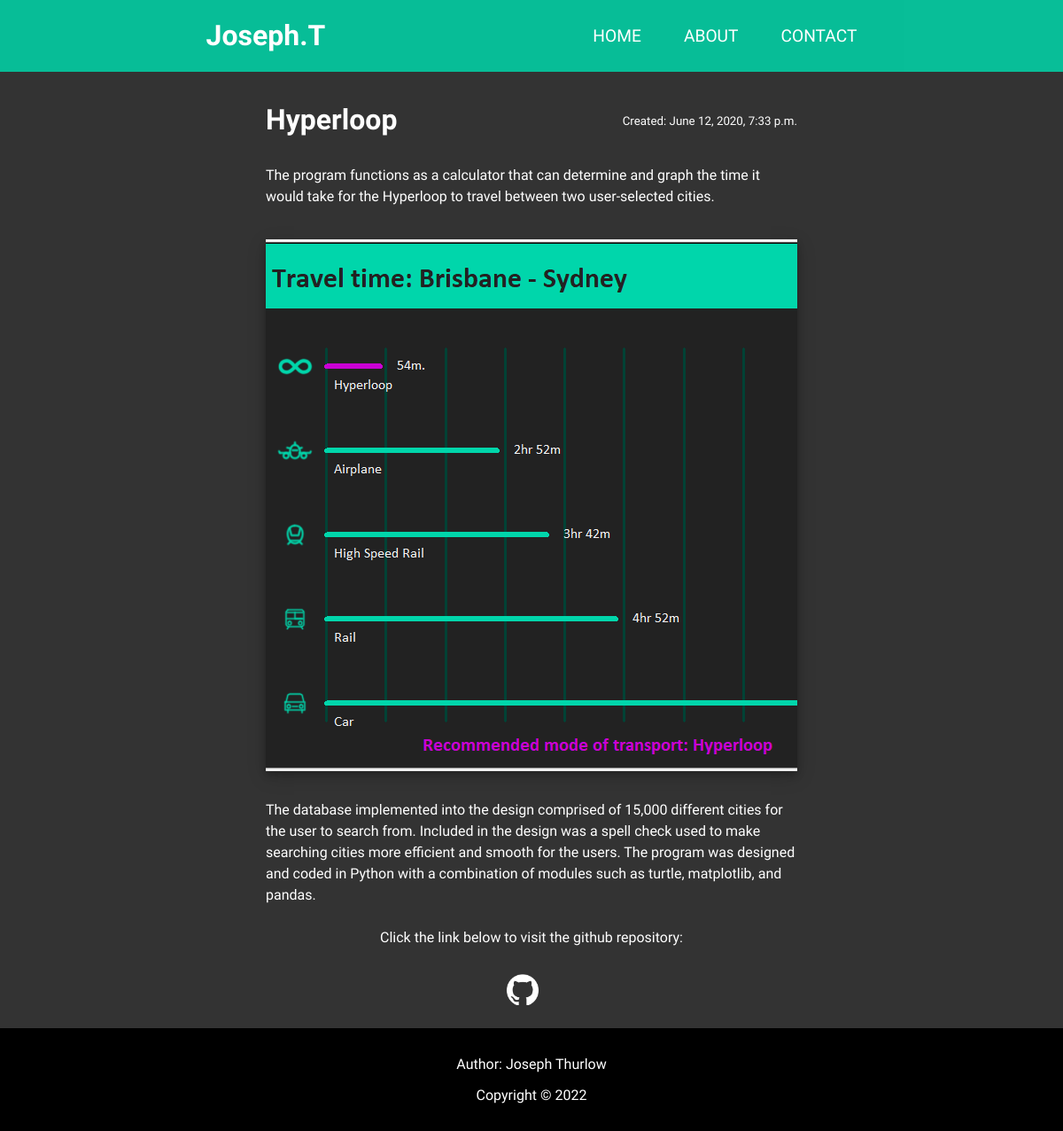
Page /portfolio/2/ on the committed database.
### portfolio/models.py (models this page shows, shortened)
class PortfolioItem(models.Model):
    item_title = models.CharField(max_length=200)
    item_date = models.DateTimeField('date published')
    item_hits = models.IntegerField(default=0)
    item_summary = models.TextField('summary', default="There is no summary currently. Sorry!")
    item_img_id = models.CharField(max_length=150)
    item_git_link = models.CharField(max_length=100, null=True)
    item_details = models.TextField('details', default="There are no details currently. Sorry!")

### portfolio/views.py (the view)
# urls.py: path('<int:item_id>/', views.detail, name='detail'),
def detail(request, item_id):
    try:
        item = PortfolioItem.objects.get(pk=item_id)
        template = loader.get_template('portfolio/details.html')
        context = {
            'item': item,
        }
    except PortfolioItem.DoesNotExist:
        raise Http404("Item does not exist")
    return HttpResponse(template.render(context, request))

### portfolio/templates/portfolio/details.html (shortened to what this page needs)
<!DOCTYPE html>
<html lang="en">
    <head>
      {% load static %}
      <link rel="stylesheet" type="text/css" href="{% static 'styles/styles.css' %}" />
    </head>
  <body>
    <header>
      <h1 class="logo">Joseph.T</h1>
      <nav>
        <ul>
          <li><a href="/portfolio/#home">Home</a></li>
          <li><a href="/portfolio/#about">About</a></li>
          <li><a href="/portfolio/#contact">Contact</a></li>
        </ul>
      </nav>
    </header>
    <div class="main">
      <div class="detail-container">
        <div class="detail-display">
          <div class="detail-title">
            <p style="text-align: left; font-size: 2em; margin-top: 0.5em; margin-bottom: 0.5em;">
              <b>
              {{ item.item_title }}
              </b>
            </p>
            <div style="text-align: right;">
              <small>Created: {{ item.item_date }}</small>
            </div>
          </div>
          <div class="detail-text-block summary-text-block">
            <p>{{ item.item_summary }}</p>
          </div>
          <img class= "detail-image" src="{% static 'images/portfolioitems/'|add:item.item_img_id|add:'.png' %}"/>
          <div class="detail-text-block" style="padding-top: 2em;">{{ item.item_details |safe }}</div>
          <p>Click the link below to visit the github repository:</p>
          <div class="github-link-block">
            <img class="github-logo" src="{% static 'images/links/github-mark/github-mark-white.png' %}"/>
            <a href="{{ item.item_git_link }}">
              <span class="link-spanner"></span>
            </a>
          </div>
        </div>
      </div>
    </div>
    <div class="footer-container">
      <p class="footer">Author: Joseph Thurlow</p>
      <p class="footer">Copyright &copy 2022</p>
    </div>
  </body>
</html>

### portfolio/static/styles/styles.css (style rules this page uses)
:root { --teal: rgba(0, 214, 170, .85); }
a { color: inherit; text-decoration: inherit; }
body { margin: 0; background: black; font-family: 'Work Sans', sans-serif; font-weight: 400; background-color: #333; background-blend-mode: multiply; background-size: cover; }
.main { padding-top: 100px; padding-left: 2em; padding-right: 2em; max-width: 1000px; margin: auto; color: white; }
img { max-width: 100%; display: block; }
.footer-container { text-align: center; color: white; background: black; padding: 15px; display: block; }
header { background: var(--teal); text-align: center; position: fixed; color: white; z-index: 999; width: 100%; }
nav { position: absolute; text-align: left; top: 100%; left: 0; background: var(--teal); width: 100%; transform: scale(1, 0); transform-origin: top; transition: transform 400ms ease-in-out; }
nav ul { margin: 0; padding: 0; list-style: none; }
nav li { margin-bottom: 1em; margin-left: 1em; }
nav a { color: white; text-decoration: none; font-size: 1.2rem; text-transform: uppercase; opacity: 0; transition: opacity 150ms ease-in-out; }
@media screen and (min-width: 800px) { header { display: grid; grid-template-columns: 1fr auto minmax(600px, 1fr) 1fr; } }
@media screen and (min-width: 800px) { .logo { grid-column: 2/3; color: white; } }
@media screen and (min-width: 800px) { nav { all: unset; grid-column: 3/4; display: flex; justify-content: flex-end; align-items: center; } }
@media screen and (min-width: 800px) { nav ul { display: flex; } }
@media screen and (min-width: 800px) { nav a { opacity: 1; } }
@media screen and (min-width: 800px) { nav li { margin-left: 3em; margin-bottom: 0; } }
.detail-container { display: flex; justify-content: center; }
.detail-display { display: inline-block; text-align: center; max-width: 600px; padding-bottom: 10px; }
.detail-title { display: grid; align-items: center; grid-template-columns: 1fr 1fr; column-gap: 5px; }
.detail-image { max-width: 100%; height: auto; width: auto\9; box-shadow: 0 4px 8px 0 rgba(0, 0, 0, 0.2), 0 6px 20px 0 rgba(0, 0, 0, 0.19); }
.github-link-block { position: relative; display: flex; gap: 10px; align-items: center; justify-content: center; padding-top: 1em; padding-bottom: 1em; z-index: 998; }
.link-spanner { position:absolute; width:100%; height:100%; top:0; left: 0; z-index: 999; }
.github-logo { height: 35px; width: auto; }
.detail-text-block { text-align: left; line-height: 1.5; padding-bottom: 10px; }
.summary-text-block { padding-bottom: 20px; }

### rows in the picture
PortfolioItem: item_title "Hyperloop", item_date "June 12, 2020, 7:33 p.m.", item_summary "The program functions as a calculator that can determine and graph the time it would take for the Hyperloop to travel between two user-selected cities.", item_img (picture), item_details "The database implemented into the design comprised of 15,000 different cities for the user to search from. Included in the design was a spell check used to make searching cities more efficient and smooth for the users. The program was designed and coded in Python with a combination of modules such as turtle, matplotlib, and pandas."
